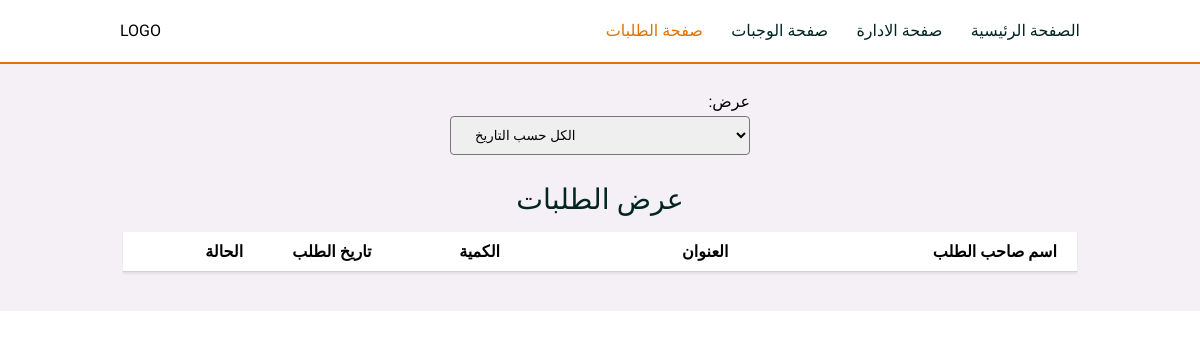
The page /admin/requests on the database as committed earlier.
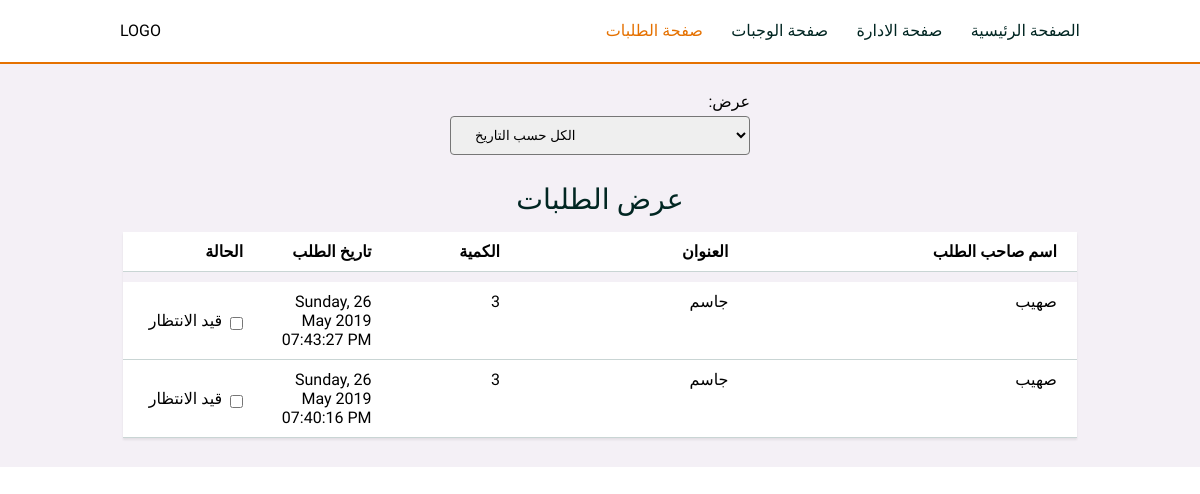
The same page on the database as committed later.
### main.py (models this page shows)
class Requests(db.Model):
    id = db.Column(db.Integer, primary_key=True, autoincrement=True)
    name_user = db.Column(db.String(50), nullable=False)
    address = db.Column(db.Text, nullable=False)
    is_active = db.Column(db.Boolean, default=False)
    amount = db.Column(db.Integer, default=1)
    request_date = db.Column(db.DateTime(
        timezone=True), default=datetime.now())
    delivery_date = db.Column(db.DateTime(
        timezone=True), onupdate=datetime.now())
    meal_id = db.Column(db.Integer, db.ForeignKey('meals.id'))

### main.py (the view)
@app.route('/admin/requests', methods=['GET', 'POST'])
def requests():
    if request.method == 'POST':
        if request.form['search-request'] == 'ok':
            requests = o.get_all_requests_by_date('ok')
            value = 'ok'
            return render_template('show-request-for-admin.html', requests=requests, value=value)
        elif request.form['search-request'] == 'waiting':
            requests = o.get_all_requests_by_date('waiting')
            value = 'waiting'
            return render_template('show-request-for-admin.html', requests=requests, value=value)
        else:
            requests = o.get_all_requests_by_date()
            value = 'date'
            return render_template('show-request-for-admin.html', requests=requests, value=value)
    elif request.method == 'GET':
        requests = o.get_all_requests_by_date()
        value = 'date'
        return render_template('show-request-for-admin.html', requests=requests, value=value)

### main.py (called while the page is built)
    def get_all_requests_by_date(self, filter_by=None):
        if filter_by == 'ok':
            x = Requests.query.filter_by(is_active=True).order_by(
                Requests.request_date.desc()).all()
        elif filter_by == 'waiting':
            x = Requests.query.filter_by(is_active=False).order_by(
                Requests.request_date.desc()).all()
        else:
            x = Requests.query.order_by(Requests.request_date.desc()).all()
        return x

### templates/show-request-for-admin.html (shortened to what this page needs)
<!DOCTYPE html>
<html lang="ar">
  <head>
    <link
      href="{{ url_for('static', filename='style/style.css') }}"
      rel="stylesheet"
    />
  </head>
  <body
    onload="document.getElementById('search-request').value = '{{ value }}'"
  >
    <header id="header">
      <p>LOGO</p>
      <nav class="header-nav">
        <a href="/">الصفحة الرئيسية</a>
        <a href="/admin">صفحة الادارة</a>
        <a href="/admin/meals">صفحة الوجبات</a>
        <a class="header-active" href="/admin/requests">صفحة الطلبات</a>
      </nav>
    </header>
    <main id="main-request">
      <form
        class="search-request-form"
        action="{{ url_for('requests') }}"
        method="POST"
      >
        <div>
          <label for="search-request">:عرض</label>
          <select
            name="search-request"
            id="search-request"
            onchange="this.form.submit();"
          >
            <option value="date">الكل حسب التاريخ</option>
          </select>
        </div>
      </form>
      <p>عرض الطلبات</p>
      <form action="{{ url_for('requests') }}" method="POST">
        <section class="request-table">
          <div class="request-table-header">
            <p>الحالة</p>
            <p>تاريخ الطلب</p>
            <p>الكمية</p>
            <p>العنوان</p>
            <p>اسم صاحب الطلب</p>
          </div>
          {% for request in requests %}
          <div>
            <div class="checkbox-status-form">
              {% if request.is_active == True %}
              <p id="{{ request.id }}">تم</p>
              <input
                type="checkbox"
                id="{{ request.id }}g"
                onchange="on_active('{{ request.id }}')"
                value="False"
                name="checkbox-status-form-{{ request.id }}"
                checked
              />
              {% else %}
              <p id="{{ request.id }}">قيد الانتظار</p>
              <input
                type="checkbox"
                id="{{ request.id }}g"
                onchange="on_active('{{ request.id }}')"
                value="False"
                name="checkbox-status-form-{{ request.id }}"
              />
              {% endif %}
            </div>
            <p>
              {{ request.request_date.strftime("%A, %d %B %Y %I:%M:%S %p") }}
            </p>
            <p>{{ request.amount }}</p>
            <p>{{ request.address }}</p>
            <p>{{ request.name_user }}</p>
          </div>
          {% endfor %}
        </section>
      </form>
    </main>
  </body>
</html>

Rows that differ between the two databases and show on the page:
added Requests: request_date "Sunday, 26 May 2019 07:43:27 PM", amount "3", address "جاسم", name_user "صهيب"
added Requests: request_date "Sunday, 26 May 2019 07:40:16 PM", amount "3", address "جاسم", name_user "صهيب"
